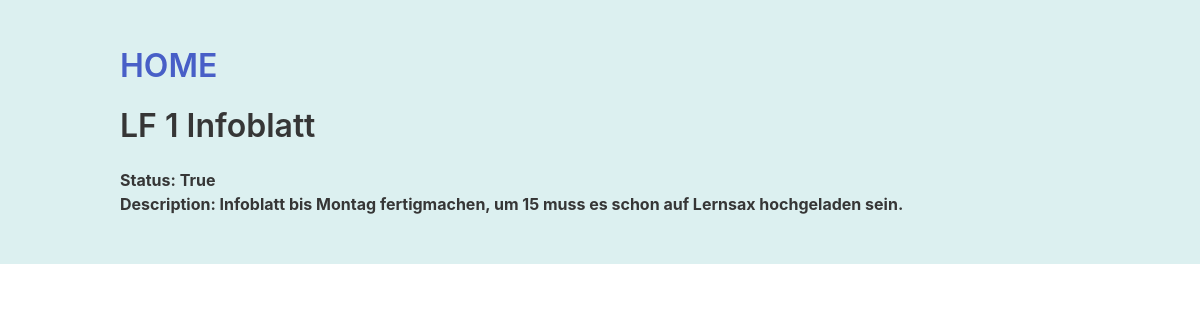
Screenshot of /3/ with the database file from the repository.
### todo/models.py (models this page shows)
class Todo(models.Model):
    title = models.CharField(max_length=255)
    description = models.TextField(blank=True, null=True)
    is_done = models.BooleanField(default=False)
    date_added = models.TimeField(auto_now_add=True)

### todo/views.py (the view)
# urls.py: path('', include('todo.urls')),
def todo(request, pk):
    todo = get_object_or_404(Todo, pk=pk)
    changed_status = request.GET.get('changed_status', '')
    if changed_status:
        todo.is_done = True
        todo.save()
    return render(request, 'todo.html', {'todo' : todo})

### todo/templates/todo.html (shortened to what this page needs)
{% extends 'base.html' %}
{% block content%}
<div class="columns is-multiline">
  <div class="column is-12">
    <h1 class="title"><a href="{% url 'todos' %}">HOME</a></h1>
  <h1 class="title">{{ todo.title }}</h1>
  </div>
  <div class="column is-12">
    <strong>Status: {{todo.is_done}}</strong><br>
    <strong>Description: {{ todo.description }}</strong>
  </div>
</div>
{% endblock %}

### rows the page displays
Todo: title "LF 1 Infoblatt", is_done "True", description "Infoblatt bis Montag fertigmachen, um 15 muss es schon auf Lernsax hochgeladen sein."
